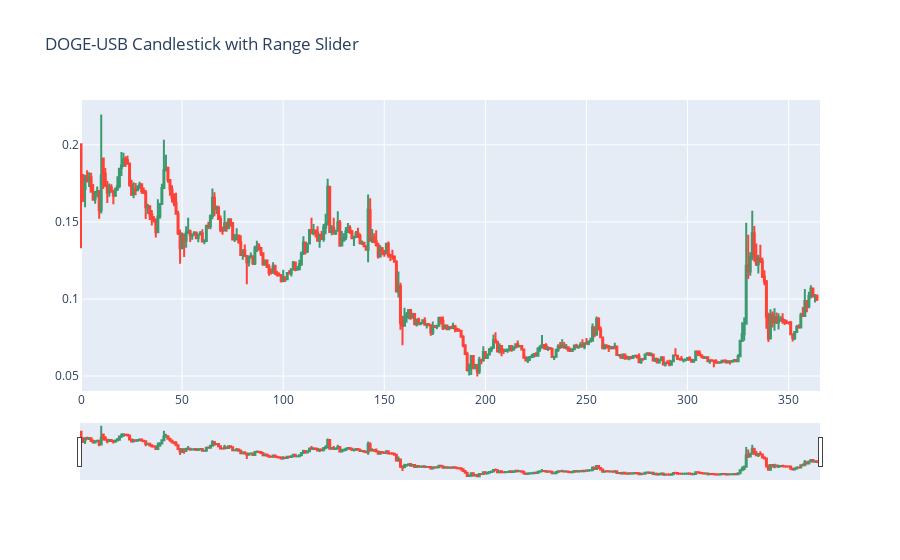

The cell this chart's notebook holds for it:
### Markdown cell above
# Plotting graph

### Code cell
fig = go.Figure(data=df,layout=layout)
py.iplot(fig,filename='DOGE-USD_candlestick')

### Figure 1 — Plotly figure (JSON) as saved in the notebook; plotly's stock layout.template omitted (floating-point values rounded to 4 significant figures; data arrays with more than 128 entries replaced by an {"elided": "..."} marker saying what was removed)
{"data": [{"close": {"elided": "366 float values"}, "high": {"elided": "366 float values"}, "low": {"elided": "366 float values"}, "open": {"elided": "366 float values"}, "type": "candlestick", "x": {"elided": "366 int values"}}], "layout": {"title": {"text": "DOGE-USB Candlestick with Range Slider"}, "xaxis": {"rangeslider": {"visible": true}}}}
